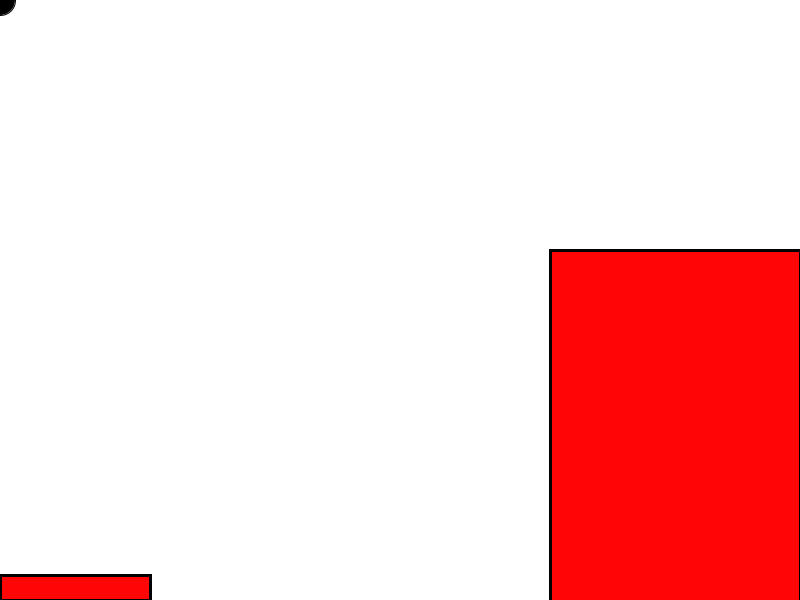
Frame 1 (no input)
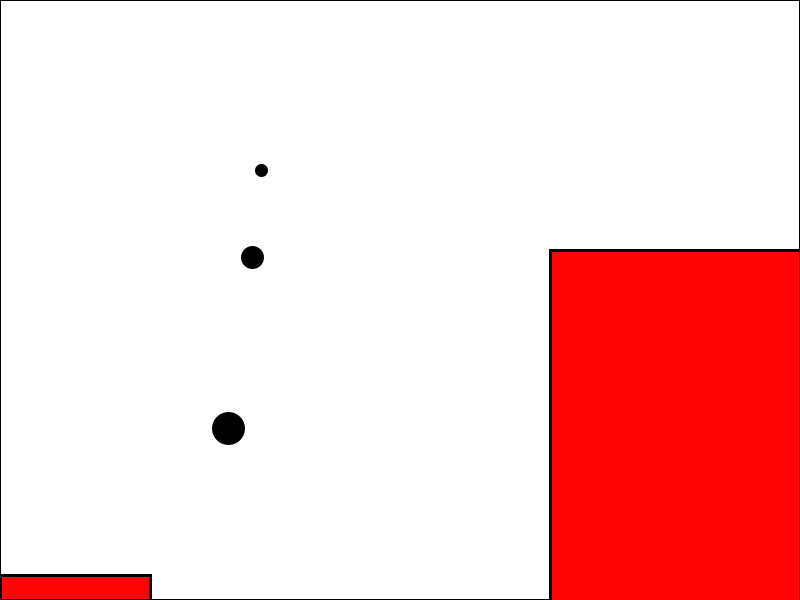
Frame 60 (the mouse pressed at the canvas centre just before this capture)
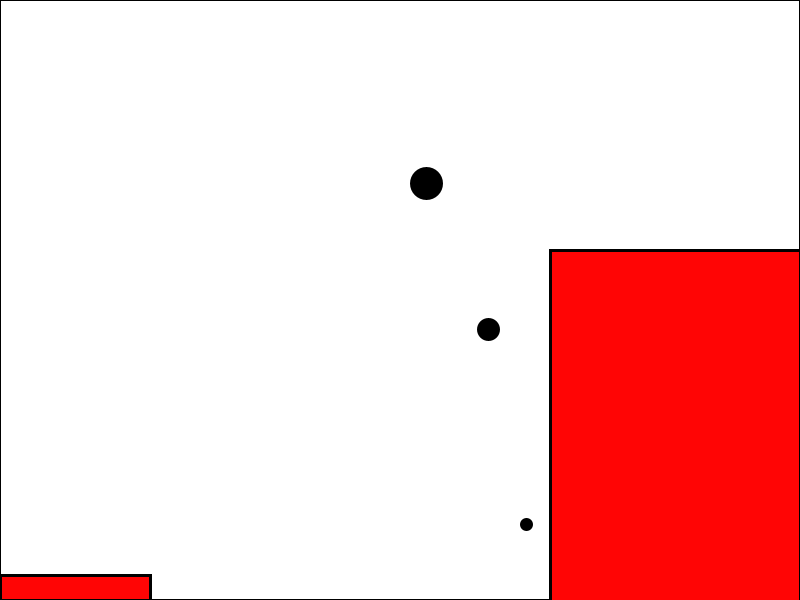
Frame 120 (the mouse held since frame 60 and released just before this capture)

The Processing sketch that drew these frames (run headless with seeded random() and noise(); from frame 60 on, the mouse is pressed at the canvas centre):

// Processing sketch: processing_12658
// ── processing_12658.pde

/*
Sam Wood
CSE 1341
Lab #4 - simple physics simulation
9/29/10
code borrowed from Ira Greenburg, and then altered
*/


float x1, y1;
float x2, y2;
float x3, y3;
float x4, y4;
float spdX1, spdY1;
float spdX2, spdY2;
float spdX3, spdY3;
float r1;
float r2;
float r3;
float gravity1;
float gravity2;
float gravity3;
float damping;
float friction;

void setup() {
  size(800, 600);
  smooth();
  background(255);
  spdX1 = 4.50;
  spdY1 = 0.0;
  spdX2 = 4.25;
  spdY2 = 0.0;
  spdX3 = 3.75;
  spdY3 = 0;
  r1 = 5.0;
  r2 = 10.0;
  r3 = 15.0;
  gravity1 = .10;
  gravity2 = .15;
  gravity3 = .25;
  damping = .85;
  friction = .85;
  
}

void draw() {
  fill(255);
  rect(-1, -1, width+1, height+1);  
  fill(0);
  stroke(0);
 
  // ball 1
  ellipse(x1, y1, r1*2, r1*2);
  x1+=spdX1;
  spdY1 += gravity1;
  y1+=spdY1;
  
  if (x1>width-r1){
    x1 = width-r1;
    spdX1*=-1;
  } else if (x1 < r1) {
    x1 = r1;
    spdX1*=-1;
  //} if(x>
  } if (y1>height-r1){
    y1 = height-r1;
    spdY1*= -1;
    spdY1*= damping;
    spdX1*= friction;
  } else if (y1<r1) {
    y1 = r1;
    spdY1*=-1;
  } if (x1>550 && y1>200){
    spdX1*=-1;
    spdY1*= -1;
    spdY1*= damping;
    spdX1*= friction;
  } if (x1<150 && y1>575){
    spdX1*=-1;
    spdY1*= -1;
    spdY1*= damping;
    spdX1*= friction;
  }
  
  // ball 2  
  ellipse(x2, y2, r2*2, r2*2);
  x2+=spdX2;
  spdY2 += gravity2;
  y2+=spdY2;
  
  if (x2>width-r2){
    x2 = width-r2;
    spdX2*=-1;
  } else if (x2 < r2) {
    x2 = r2;
    spdX2*=-1;
  } if (y2>height-r2){
    y2 = height-r2;
    spdY2*= -1;
    spdY2*= damping;
    spdX2*= friction;
  } else if (y2<r2) {
    y2 = r2;
    spdY2*=-1;
  } if (x2>550 && y2>200){
    spdX2*= -1;
    spdY2*= -1;
    spdY2*= damping;
    spdX2*= friction;
  } if (x2<150 && y2>575){
    spdX2*=-1;
    spdY2*= -1;
    spdY2*= damping;
    spdX2*= friction;
  }
  
  // ball 3
  ellipse(x3, y3, r3*2, r3*2);
  x3+=spdX3;
  spdY3 += gravity3;
  y3+=spdY3;
  
  if (x3>width-r3){
    x3 = width-r3;
    spdX3*=-1;
  } else if (x3 < r3) {
    x3 = r3;
    spdX3*=-1;
  } if (y3>height-r3){
    y3 = height-r3;
    spdY3*= -1;
    spdY3*= damping;
    spdX3*= friction;
  } else if (y3<r3) {
    y3 = r3;
    spdY3*=-1;
  } if (x3>550 && y3>200){
    spdX3*= -1;
    spdY3*= -1;
    spdY3*= damping;
    spdX3*= friction;
  } if (x3<150 && y3>575){
    spdX3*=-1;
    spdY3*= -1;
    spdY3*= damping;
    spdX3*= friction;
  }

  // rectangles that ball bounce off of
  stroke(0);
  strokeWeight(3);
  fill(255, 5, 5);
  rect(550, 250, 250, 400);
  rect(0, 575, 150, 25);
    
}


  
